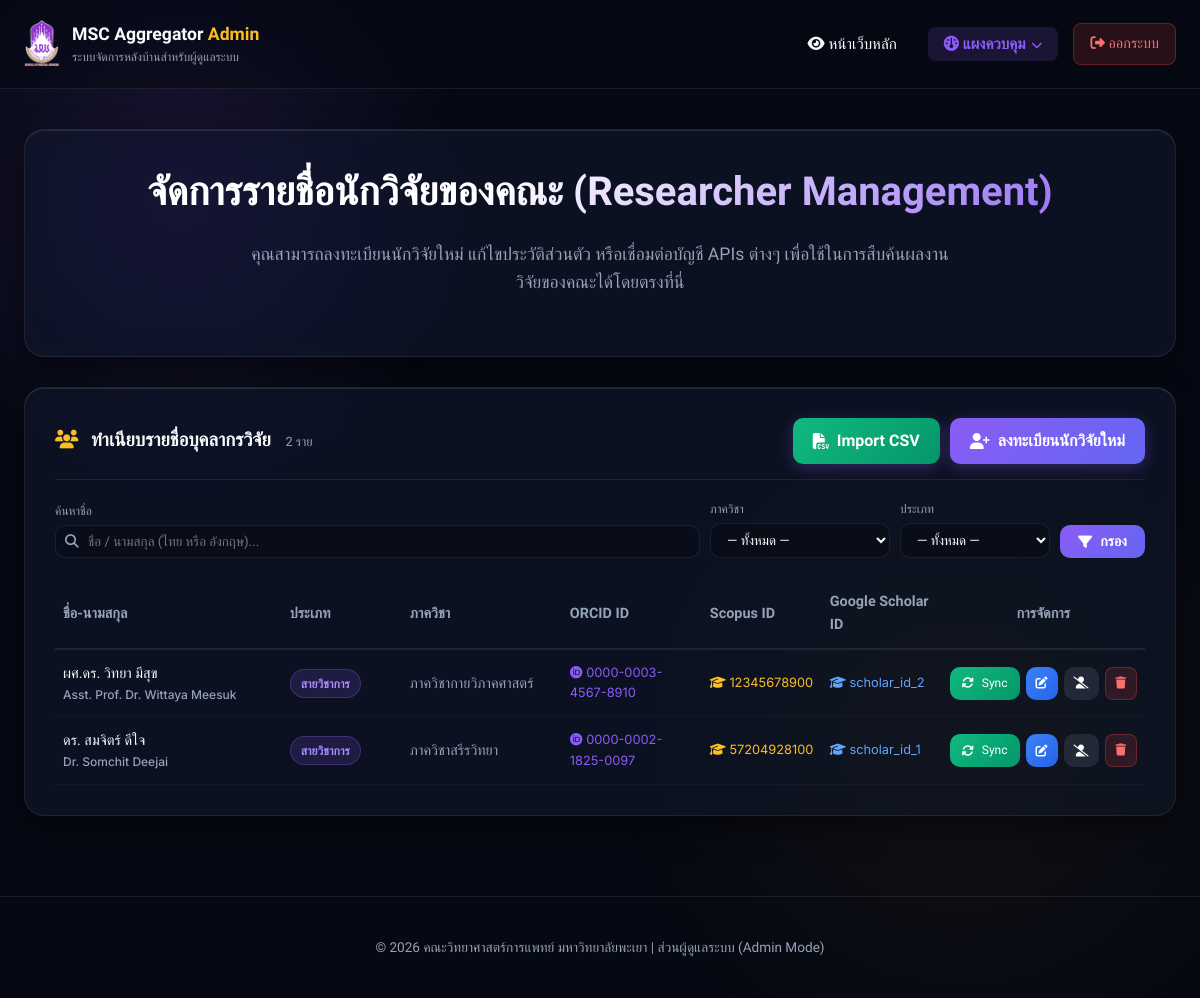
Screenshot of /admin/researchers.php (signed in) with the database file from the repository.
### tables this page shows
CREATE TABLE IF NOT EXISTS `researchers` (
    `id` INT AUTO_INCREMENT PRIMARY KEY,
    `title_th` VARCHAR(50) NULL,
    `first_name_th` VARCHAR(100) NOT NULL,
    `last_name_th` VARCHAR(100) NOT NULL,
    `title_en` VARCHAR(50) NULL,
    `first_name_en` VARCHAR(100) NOT NULL,
    `last_name_en` VARCHAR(100) NOT NULL,
    `orcid_id` VARCHAR(50) UNIQUE NULL,
    `scopus_author_id` VARCHAR(50) UNIQUE NULL,
    `pubmed_query` VARCHAR(255) NULL,
    `google_scholar_id` VARCHAR(50) UNIQUE NULL,
    `department` VARCHAR(150) NOT NULL,
    `email` VARCHAR(150) NULL,
    `avatar_url` VARCHAR(255) NULL,
    `researcher_type` VARCHAR(50) DEFAULT 'สายวิชาการ' NOT NULL,
    `h_index_peak` INT NOT NULL DEFAULT 0,
     
     
     
    `is_active` TINYINT(1) NOT NULL DEFAULT 1,
    `created_at` TIMESTAMP DEFAULT CURRENT_TIMESTAMP,
    `updated_at` TIMESTAMP DEFAULT CURRENT_TIMESTAMP ON UPDATE CURRENT_TIMESTAMP
);

### admin/researchers.php (the view, shortened to what this page needs)
<?php
require_once __DIR__ . '/../config/db.php';
$filter_search = trim($_GET['search'] ?? $_POST['_filter_search'] ?? '');
$filter_dept   = trim($_GET['dept']   ?? $_POST['_filter_dept']   ?? '');
$filter_type   = trim($_GET['type']   ?? $_POST['_filter_type']   ?? '');
$filter_qs = http_build_query(array_filter([
    'search' => $filter_search,
    'dept'   => $filter_dept,
    'type'   => $filter_type,
]));
$where  = [];
$params = [];
$sql = "SELECT * FROM `researchers`" . ($where ? " WHERE " . implode(' AND ', $where) : '') . " ORDER BY FIELD(researcher_type, 'สายวิชาการ', 'สายสนับสนุน'), first_name_th ASC";
$stmt = $pdo->prepare($sql);
$stmt->execute($params);
$researchers = $stmt->fetchAll();
require_once __DIR__ . '/admin_header.php';
?>
<div class="hero glass-panel animate-fade-in" style="padding: 30px 20px; margin-bottom: 30px;">
    <h2>จัดการรายชื่อนักวิจัยของคณะ (Researcher Management)</h2>
    <p>คุณสามารถลงทะเบียนนักวิจัยใหม่ แก้ไขประวัติส่วนตัว หรือเชื่อมต่อบัญชี APIs ต่างๆ เพื่อใช้ในการสืบค้นผลงานวิจัยของคณะได้โดยตรงที่นี่</p>
</div>
<div class="glass-panel animate-fade-in" style="padding: 30px;">
    <div style="display: flex; justify-content: space-between; align-items: center; border-bottom: 1px solid var(--border-glass); padding-bottom: 15px; margin-bottom: 20px; flex-wrap: wrap; gap: 15px;">
        <h3 style="margin: 0; font-weight: 600;">
            <i class="fa-solid fa-users" style="color: var(--color-accent); margin-right: 8px;"></i>
            ทำเนียบรายชื่อบุคลากรวิจัย
            <span style="font-size: 0.8rem; font-weight: 400; color: var(--color-text-muted); margin-left: 10px;"><?php echo count($researchers); ?> ราย</span>
        </h3>
        <div style="display: flex; gap: 10px; flex-wrap: wrap;">
            <a href="researchers.php?import=1" class="btn-premium" style="padding: 10px 20px; text-decoration: none; display: inline-flex; align-items: center; gap: 8px; font-weight: 600; background: linear-gradient(135deg, #10b981, #059669); border-color: rgba(16,185,129,0.4);">
                <i class="fa-solid fa-file-csv"></i> Import CSV
            </a>
            <a href="researchers.php?add_new=1" class="btn-premium" style="padding: 10px 20px; text-decoration: none; display: inline-flex; align-items: center; gap: 8px; font-weight: 600;">
                <i class="fa-solid fa-user-plus"></i> ลงทะเบียนนักวิจัยใหม่
            </a>
        </div>
    </div>
    <form method="GET" action="researchers.php" style="display: flex; gap: 10px; flex-wrap: wrap; margin-bottom: 20px; align-items: flex-end;">
        <div style="flex: 1; min-width: 200px;">
            <label style="font-size: 0.75rem; color: var(--color-text-muted); display: block; margin-bottom: 4px;">ค้นหาชื่อ</label>
            <div style="position: relative;">
                <i class="fa-solid fa-magnifying-glass" style="position: absolute; left: 10px; top: 50%; transform: translateY(-50%); color: var(--color-text-muted); font-size: 0.85rem;"></i>
                <input type="text" name="search" class="search-input" style="padding: 8px 12px 8px 32px; width: 100%;"
                       placeholder="ชื่อ / นามสกุล (ไทย หรือ อังกฤษ)..."
                       value="<?php echo htmlspecialchars($filter_search); ?>">
            </div>
        </div>
        <div style="min-width: 180px;">
            <label style="font-size: 0.75rem; color: var(--color-text-muted); display: block; margin-bottom: 4px;">ภาควิชา</label>
            <select name="dept" class="search-input" style="padding: 8px 12px; height: auto; background: rgba(0,0,0,0.25); width: 100%;">
                <option value="">— ทั้งหมด —</option>
            </select>
        </div>
        <div style="min-width: 150px;">
            <label style="font-size: 0.75rem; color: var(--color-text-muted); display: block; margin-bottom: 4px;">ประเภท</label>
            <select name="type" class="search-input" style="padding: 8px 12px; height: auto; background: rgba(0,0,0,0.25); width: 100%;">
                <option value="">— ทั้งหมด —</option>
            </select>
        </div>
        <div style="display: flex; gap: 8px;">
            <button type="submit" class="btn-premium" style="padding: 8px 18px; font-size: 0.88rem; font-weight: 600; box-shadow: none;">
                <i class="fa-solid fa-filter"></i> กรอง
            </button>
        </div>
    </form>
    <div style="overflow-x: auto;">
        <table style="width: 100%; border-collapse: collapse; text-align: left; font-size: 0.9rem;">
            <thead>
                <tr style="border-bottom: 2px solid var(--border-glass); color: var(--color-text-muted);">
                    <th style="padding: 12px 8px;">ชื่อ-นามสกุล</th>
                    <th style="padding: 12px 8px; width: 120px;">ประเภท</th>
                    <th style="padding: 12px 8px; width: 160px;">ภาควิชา</th>
                    <th style="padding: 12px 8px; width: 140px;">ORCID ID</th>
                    <th style="padding: 12px 8px; width: 120px;">Scopus ID</th>
                    <th style="padding: 12px 8px; width: 120px;">Google Scholar ID</th>
                    <th style="padding: 12px 8px; text-align: center; width: 180px;">การจัดการ</th>
                </tr>
            </thead>
            <tbody>
                <?php if (empty($researchers)): ?>
                    <tr>
                        <td colspan="7" style="padding: 40px; text-align: center; color: var(--color-text-muted);">
                            <i class="fa-regular fa-folder-open" style="font-size: 3rem; display: block; margin-bottom: 15px;"></i>
                            ยังไม่มีข้อมูลรายชื่อนักวิจัยในระบบฐานข้อมูล
                        </td>
                    </tr>
                <?php else: ?>
                    <?php foreach ($researchers as $r): ?>
                        <tr style="border-bottom: 1px solid rgba(255,255,255,0.03); transition: background 0.2s;" onmouseover="this.style.background='rgba(255,255,255,0.01)'" onmouseout="this.style.background='none'">
                            <td style="padding: 12px 8px; font-weight: 500;">
                                <div style="color: var(--color-text-main); display: flex; align-items: center; gap: 6px;">
                                    <?php echo htmlspecialchars(($r['title_th'] ?? '') . ' ' . $r['first_name_th'] . ' ' . $r['last_name_th']); ?>
                                </div>
                                <div style="font-size: 0.75rem; color: var(--color-text-muted); font-family: var(--font-eng);"><?php echo htmlspecialchars(($r['title_en'] ?? '') . ' ' . $r['first_name_en'] . ' ' . $r['last_name_en']); ?></div>
                            </td>
                            <td style="padding: 12px 8px;">
                                <?php if ($r['researcher_type'] === 'สายสนับสนุน'): ?>
                                    <span class="badge" style="background: rgba(236, 72, 153, 0.15); color: #ec4899; border: 1px solid rgba(236,72,153,0.3); font-weight: 600;">สายสนับสนุน</span>
                                <?php else: ?>
                                    <span class="badge" style="background: rgba(139, 92, 246, 0.15); color: #a78bfa; border: 1px solid rgba(139,92,246,0.3); font-weight: 600;">สายวิชาการ</span>
                                <?php endif; ?>
                            </td>
                            <td style="padding: 12px 8px; color: var(--color-text-muted);">
                                <?php echo htmlspecialchars($r['department']); ?>
                            </td>
                            <td style="padding: 12px 8px; font-family: var(--font-eng); font-size: 0.8rem;">
                                <?php if (!empty($r['orcid_id'])): ?>
                                    <a href="https://orcid.org/<?php echo htmlspecialchars($r['orcid_id']); ?>" target="_blank" style="color: var(--color-primary); text-decoration: none;">
                                        <i class="fa-brands fa-orcid"></i> <?php echo htmlspecialchars($r['orcid_id']); ?>
                                    </a>
                                <?php else: ?>
                                    <span style="color: var(--color-text-muted);">-</span>
                                <?php endif; ?>
                            </td>
                            <td style="padding: 12px 8px; font-family: var(--font-eng); font-size: 0.8rem;">
                                <?php if (!empty($r['scopus_author_id'])): ?>
                                    <a href="https://www.scopus.com/authid/detail.uri?authorId=<?php echo htmlspecialchars($r['scopus_author_id']); ?>" target="_blank" style="color: var(--color-accent); text-decoration: none;">
                                        <i class="fa-solid fa-graduation-cap"></i> <?php echo htmlspecialchars($r['scopus_author_id']); ?>
                                    </a>
                                <?php else: ?>
                                    <span style="color: var(--color-text-muted);">-</span>
                                <?php endif; ?>
                            </td>
                            <td style="padding: 12px 8px; font-family: var(--font-eng); font-size: 0.8rem;">
                                <?php if (!empty($r['google_scholar_id'])): ?>
                                    <a href="https://scholar.google.com/citations?user=<?php echo htmlspecialchars($r['google_scholar_id']); ?>" target="_blank" style="color: #60a5fa; text-decoration: none;">
                                        <i class="fa-solid fa-graduation-cap"></i> <?php echo htmlspecialchars($r['google_scholar_id']); ?>
                                    </a>
                                <?php else: ?>
                                    <span style="color: var(--color-text-muted);">-</span>
                                <?php endif; ?>
                            </td>
                            <td style="padding: 12px 8px; text-align: center; white-space: nowrap;">
                                <div style="display: flex; gap: 6px; justify-content: center;">
                                    <a href="sync.php?id=<?php echo $r['id']; ?>" class="btn-premium" style="padding: 6px 12px; font-size: 0.75rem; font-weight: 500; background: linear-gradient(135deg, #10b981, #059669); border-color: rgba(16, 185, 129, 0.4); box-shadow: none;" title="ซิงค์ข้อมูลจาก API เฉพาะคนนี้">
                                        <i class="fa-solid fa-rotate animate-hover-spin"></i> Sync
                                    </a>
                                    <a href="researchers.php?edit=<?php echo $r['id']; ?><?php echo $filter_qs ? '&' . $filter_qs : ''; ?>" class="btn-premium" style="padding: 6px 10px; font-size: 0.75rem; font-weight: 500; background: linear-gradient(135deg, #3b82f6, #2563eb); box-shadow: none;" title="แก้ไขข้อมูล">
                                        <i class="fa-solid fa-edit"></i>
                                    </a>
                                    <a href="researchers.php?toggle_active=<?php echo $r['id']; ?><?php echo $filter_qs ? '&' . $filter_qs : ''; ?>" class="btn-premium" style="padding: 6px 10px; font-size: 0.75rem; font-weight: 500; background: <?php echo empty($r['is_active']) ? 'linear-gradient(135deg, #10b981, #059669)' : 'rgba(148,163,184,0.15)'; ?>; box-shadow: none;" title="<?php echo empty($r['is_active']) ? 'คืนสถานะปฏิบัติงาน' : 'ทำเครื่องหมายพ้นสภาพ (ไม่ลบข้อมูล)'; ?>">
                                        <i class="fa-solid <?php echo empty($r['is_active']) ? 'fa-user-check' : 'fa-user-slash'; ?>"></i>
                                    </a>
                                    <a href="researchers.php?delete=<?php echo $r['id']; ?><?php echo $filter_qs ? '&' . $filter_qs : ''; ?>" onclick="return confirm('ยืนยันลบนักวิจัยคนนี้? งานวิจัยที่ไม่มีผู้แต่งเชื่อมโยงเหลืออยู่จะถูกเคลียร์อัตโนมัติ')" class="btn-logout" style="padding: 6px 10px; font-size: 0.75rem; font-weight: 500; border-radius: 8px;" title="ลบรายชื่อ">
                                        <i class="fa-solid fa-trash"></i>
                                    </a>
                                </div>
                            </td>
                        </tr>
                    <?php endforeach; ?>
                <?php endif; ?>
            </tbody>
        </table>
    </div>
</div>
<?php
require_once __DIR__ . '/admin_footer.php';
?>

### assets/css/style.css (style rules this page uses)
:root { --bg-main: #060913; --bg-darker: #03050a; --bg-glass: rgba(17, 24, 39, 0.6); --border-glass: rgba(255, 255, 255, 0.08); --color-primary: #8b5cf6; --color-primary-rgb: 139, 92, 246; --color-secondary: #6366f1; --color-accent: #fbbf24; --color-accent-rgb: 251, 191, 36; --color-text-main: #f8fafc; --color-text-muted: #94a3b8; --color-success: #10b981; --color-info: #0ea5e9; --color-warning: #f59e0b; --font-thai: 'Sarabun', sans-serif; --font-eng: 'Inter', sans-serif; --transition-smooth: all 0.3s cubic-bezier(0.4, 0, 0.2, 1); --shadow-premium: 0 10px 30px rgba(0, 0, 0, 0.5), inset 0 1px 0 rgba(255, 255, 255, 0.1); }
* { margin: 0; padding: 0; box-sizing: border-box; }
body { font-family: var(--font-thai), var(--font-eng), sans-serif; background-color: var(--bg-main); color: var(--color-text-main); min-height: 100vh; line-height: 1.6; overflow-x: hidden; transition: background-color 0.3s ease, color 0.3s ease; }
.glass-panel { background: var(--bg-glass); backdrop-filter: blur(16px) saturate(180%); -webkit-backdrop-filter: blur(16px) saturate(180%); border: 1px solid var(--border-glass); border-radius: 20px; box-shadow: var(--shadow-premium); transition: var(--transition-smooth); }
.hero { text-align: center; margin-bottom: 50px; padding: 60px 20px; position: relative; overflow: hidden; }
.hero h2 { font-size: 2.5rem; margin-bottom: 16px; font-weight: 700; background: linear-gradient(135deg, #ffffff 40%, var(--color-primary) 100%); -webkit-background-clip: text; -webkit-text-fill-color: transparent; }
.hero p { color: var(--color-text-muted); font-size: 1.1rem; max-width: 700px; margin: 0 auto 30px auto; }
.search-input { width: 100%; padding: 12px 16px 12px 40px; background: rgba(0, 0, 0, 0.2); border: 1px solid var(--border-glass); border-radius: 10px; color: var(--color-text-main); font-family: var(--font-thai); transition: var(--transition-smooth); }
.badge { padding: 4px 10px; border-radius: 20px; font-size: 0.75rem; font-family: var(--font-eng); display: inline-flex; align-items: center; gap: 6px; background: rgba(255, 255, 255, 0.05); border: 1px solid var(--border-glass); }
.btn-premium { display: inline-flex; align-items: center; gap: 8px; padding: 10px 20px; background: linear-gradient(135deg, var(--color-primary), var(--color-secondary)); color: white; text-decoration: none; border-radius: 10px; font-weight: 600; transition: var(--transition-smooth); border: none; cursor: pointer; box-shadow: 0 4px 15px rgba(var(--color-primary-rgb), 0.3); }
.animate-fade-in { animation: fadeIn 0.6s ease forwards; }

### admin/admin_header.php (style rules this page uses)
.btn-logout { background: rgba(239, 68, 68, 0.15); color: #f87171; border: 1px solid rgba(239, 68, 68, 0.3); padding: 8px 16px; border-radius: 8px; text-decoration: none; font-size: 0.9rem; transition: var(--transition-smooth); }

### rows the page displays
researchers: title_th+first_name_th+last_name_th "ผศ.ดร. วิทยา มีสุข", title_en+first_name_en+last_name_en "Asst. Prof. Dr. Wittaya Meesuk", researcher_type "สายวิชาการ", department "ภาควิชากายวิภาคศาสตร์", orcid "0000-0003-4567-8910", scopus_author "12345678900", google_scholar "scholar_id_2", is_active 1 (drawn)
researchers: title_th+first_name_th+last_name_th "ดร. สมจิตร์ ดีใจ", title_en+first_name_en+last_name_en "Dr. Somchit Deejai", researcher_type "สายวิชาการ", department "ภาควิชาสรีรวิทยา", orcid "0000-0002-1825-0097", scopus_author "57204928100", google_scholar "scholar_id_1", is_active 1 (drawn)

### other values shown
count($researchers) "2"
